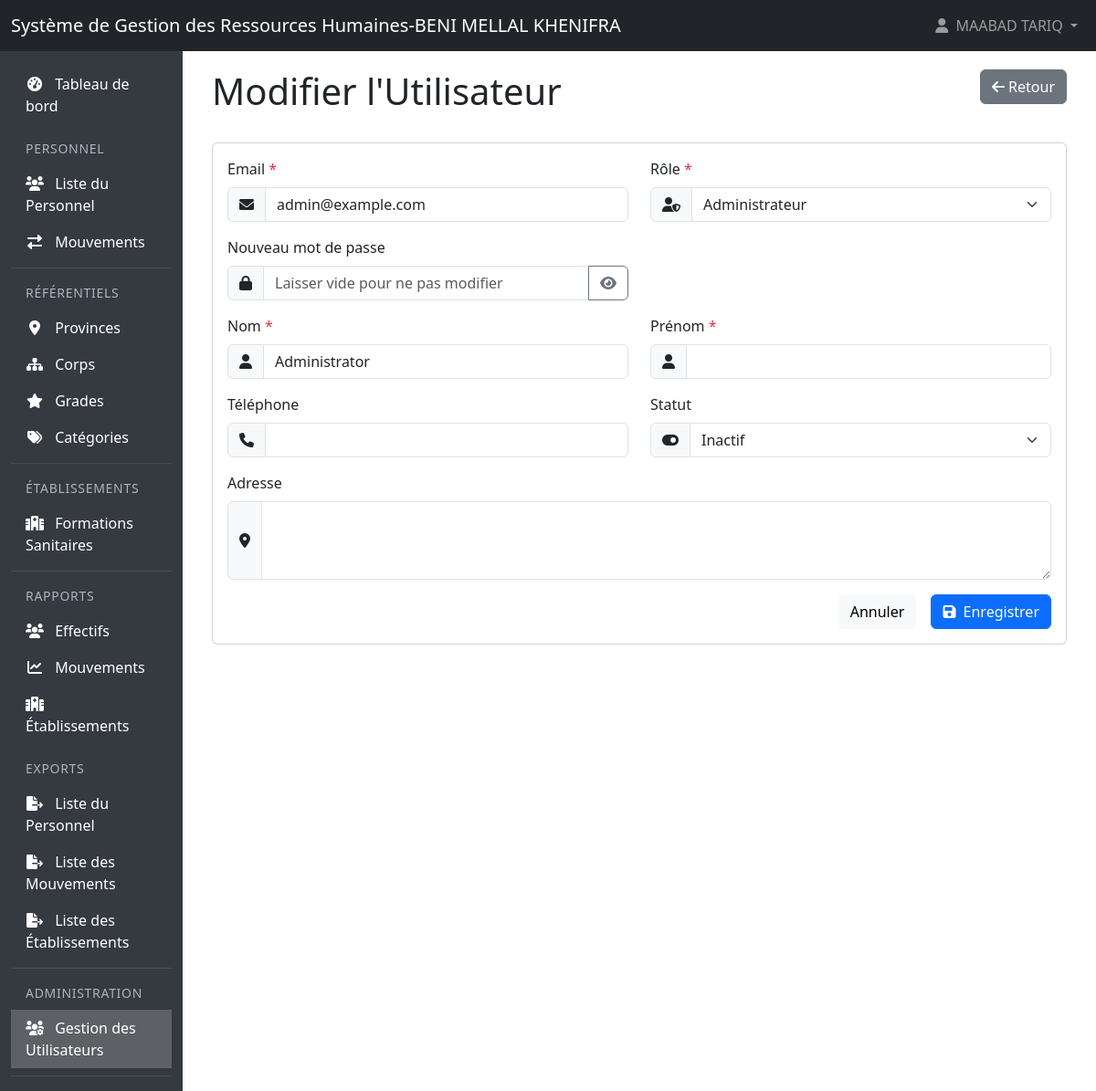
The page /APP_SGRHBMKH/users/edit/1 (signed in) on the database its author committed.
### tables this page shows
CREATE TABLE `users` (
  `id` int(11) NOT NULL,
  `email` varchar(100) NOT NULL,
  `password` varchar(255) NOT NULL,
  `nom` varchar(100) NOT NULL,
  `prenom` varchar(100) NOT NULL,
  `telephone` varchar(20) DEFAULT NULL,
  `adresse` text DEFAULT NULL,
  `role` enum('admin','user') NOT NULL DEFAULT 'user',
  `avatar` varchar(255) DEFAULT NULL,
  `derniere_connexion` datetime DEFAULT NULL,
  `reset_token` varchar(255) DEFAULT NULL,
  `reset_token_expiry` datetime DEFAULT NULL,
  `status` enum('active','inactive','blocked') NOT NULL DEFAULT 'active',
  `created_at` timestamp NOT NULL DEFAULT current_timestamp(),
  `updated_at` timestamp NOT NULL DEFAULT current_timestamp() ON UPDATE current_timestamp(),
  `deleted_at` timestamp NULL DEFAULT NULL
);

### models/Model.php (called while the page is built, shortened)
<?php
require_once __DIR__ . '/../config/database.php';
abstract class Model {
    public function __construct() {
        $database = new Database();
        $this->db = $database->getConnection();
    }
}
?>

### config/database.php (called while the page is built, shortened)
<?php
class Database {
    private $host = "localhost";
    private $db_name = "sgrhbmkh_db";
    private $username = "root";
    private $password = "";
    public function getConnection() {
        $this->db = null;
        try {
            $dsn = "mysql:host=" . $this->host . ";dbname=" . $this->db_name . ";charset=utf8";
            $this->db = new PDO($dsn, $this->username, $this->password, [
                PDO::ATTR_ERRMODE => PDO::ERRMODE_EXCEPTION,
                PDO::ATTR_DEFAULT_FETCH_MODE => PDO::FETCH_ASSOC,
                PDO::ATTR_EMULATE_PREPARES => false,
                PDO::MYSQL_ATTR_INIT_COMMAND => "SET NAMES utf8mb4"
            ]);
            $this->db->query("SELECT 1");
        } catch(PDOException $e) {
            error_log("Database connection error: " . $e->getMessage());
            error_log("DSN used: " . $dsn);
            error_log("Stack trace: " . $e->getTraceAsString());
            throw new Exception("Une erreur est survenue lors de la connexion à la base de données: " . $e->getMessage());
        }
        return $this->db;
    }
}
?>

### models/Auth.php (called while the page is built, shortened)
<?php
class Auth extends Model {
    public function findById($id) {
        $stmt = $this->db->prepare("SELECT * FROM users WHERE id = :id AND deleted_at IS NULL");
        $stmt->bindValue(':id', $id);
        $stmt->execute();
        return $stmt->fetch(PDO::FETCH_ASSOC);
    }
}
?>

### views/users/edit.php (the view, shortened to what this page needs)
<div class="container-fluid">
    <div class="row mb-4">
        <div class="col">
            <h1>Modifier l'Utilisateur</h1>
        </div>
        <div class="col text-end">
            <a href="/APP_SGRHBMKH/users" class="btn btn-secondary">
                <i class="fas fa-arrow-left"></i> Retour
            </a>
        </div>
    </div>
    <div class="card">
        <div class="card-body">
            <form method="POST" action="/APP_SGRHBMKH/users/edit/<?php echo $user['id']; ?>" class="needs-validation" novalidate>
                <div class="row mb-3">
                    <div class="col-md-6">
                        <label for="email" class="form-label">Email <span class="text-danger">*</span></label>
                        <div class="input-group">
                            <span class="input-group-text"><i class="fas fa-envelope"></i></span>
                            <input type="email"
                                   class="form-control <?php echo isset($errors['email']) ? 'is-invalid' : ''; ?>"
                                   id="email"
                                   name="email"
                                   value="<?php echo htmlspecialchars($user['email']); ?>"
                                   required>
                        </div>
                    </div>
                    <div class="col-md-6">
                        <label for="role" class="form-label">Rôle <span class="text-danger">*</span></label>
                        <div class="input-group">
                            <span class="input-group-text"><i class="fas fa-user-shield"></i></span>
                            <select class="form-select <?php echo isset($errors['role']) ? 'is-invalid' : ''; ?>"
                                    id="role"
                                    name="role"
                                    required
                                    <?php echo $user['id'] === $_SESSION['user_id'] ? 'disabled' : ''; ?>>
                                <option value="admin" <?php echo $user['role'] === 'admin' ? 'selected' : ''; ?>>Administrateur</option>
                            </select>
                        </div>
                    </div>
                </div>
                <div class="row mb-3">
                    <div class="col-md-6">
                        <label for="password" class="form-label">Nouveau mot de passe</label>
                        <div class="input-group">
                            <span class="input-group-text"><i class="fas fa-lock"></i></span>
                            <input type="password"
                                   class="form-control <?php echo isset($errors['password']) ? 'is-invalid' : ''; ?>"
                                   id="password"
                                   name="password"
                                   placeholder="Laisser vide pour ne pas modifier">
                            <button class="btn btn-outline-secondary"
                                    type="button"
                                    onclick="togglePassword('password')">
                                <i class="fas fa-eye"></i>
                            </button>
                        </div>
                    </div>
                </div>
                <div class="row mb-3">
                    <div class="col-md-6">
                        <label for="nom" class="form-label">Nom <span class="text-danger">*</span></label>
                        <div class="input-group">
                            <span class="input-group-text"><i class="fas fa-user"></i></span>
                            <input type="text"
                                   class="form-control <?php echo isset($errors['nom']) ? 'is-invalid' : ''; ?>"
                                   id="nom"
                                   name="nom"
                                   value="<?php echo htmlspecialchars($user['nom']); ?>"
                                   required>
                        </div>
                    </div>
                    <div class="col-md-6">
                        <label for="prenom" class="form-label">Prénom <span class="text-danger">*</span></label>
                        <div class="input-group">
                            <span class="input-group-text"><i class="fas fa-user"></i></span>
                            <input type="text"
                                   class="form-control <?php echo isset($errors['prenom']) ? 'is-invalid' : ''; ?>"
                                   id="prenom"
                                   name="prenom"
                                   value="<?php echo htmlspecialchars($user['prenom']); ?>"
                                   required>
                        </div>
                    </div>
                </div>
                <div class="row mb-3">
                    <div class="col-md-6">
                        <label for="telephone" class="form-label">Téléphone</label>
                        <div class="input-group">
                            <span class="input-group-text"><i class="fas fa-phone"></i></span>
                            <input type="tel"
                                   class="form-control"
                                   id="telephone"
                                   name="telephone"
                                   value="<?php echo htmlspecialchars($user['telephone'] ?? ''); ?>">
                        </div>
                    </div>
                    <div class="col-md-6">
                        <label for="status" class="form-label">Statut</label>
                        <div class="input-group">
                            <span class="input-group-text"><i class="fas fa-toggle-on"></i></span>
                            <select class="form-select"
                                    id="status"
                                    name="status"
                                    <?php echo $user['id'] === $_SESSION['user_id'] ? 'disabled' : ''; ?>>
                                <option value="inactive" <?php echo $user['status'] === 'inactive' ? 'selected' : ''; ?>>Inactif</option>
                            </select>
                        </div>
                    </div>
                </div>
                <div class="mb-3">
                    <label for="adresse" class="form-label">Adresse</label>
                    <div class="input-group">
                        <span class="input-group-text"><i class="fas fa-map-marker-alt"></i></span>
                        <textarea class="form-control"
                                  id="adresse"
                                  name="adresse"
                                  rows="3"><?php echo htmlspecialchars($user['adresse'] ?? ''); ?></textarea>
                    </div>
                </div>
                <div class="d-grid gap-2 d-md-flex justify-content-md-end">
                    <a href="/APP_SGRHBMKH/users" class="btn btn-light me-md-2">Annuler</a>
                    <button type="submit" class="btn btn-primary">
                        <i class="fas fa-save me-1"></i> Enregistrer
                    </button>
                </div>
            </form>
        </div>
    </div>
</div>

### rows shown on the page
users: email "admin@example.com", role "Administrateur", nom "Administrator", status "Inactif"

### other values the page prints
$_SESSION['user_name'] "MAABAD TARIQ"
